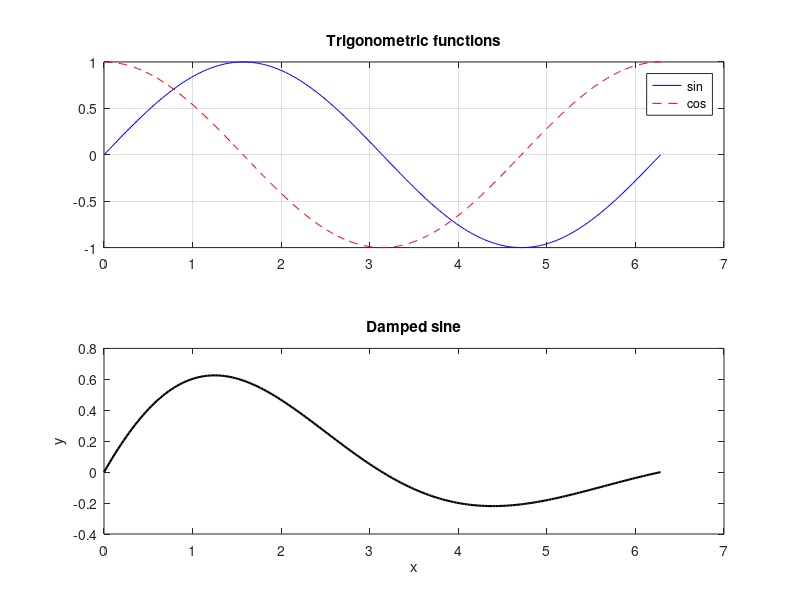

Here is the MATLAB script that generated this plot:
% plotting.m
% Two-panel figure saved to PNG, plus a few numeric summaries.
% Written from scratch for the matlab-to-python-agent demo (public, no client data).

x  = linspace(0, 2*pi, 200);
y1 = sin(x);
y2 = cos(x);
y3 = sin(x) .* exp(-x/3);

fig = figure('Visible', 'off');
subplot(2, 1, 1);
plot(x, y1, 'b-', x, y2, 'r--');
legend('sin', 'cos');
title('Trigonometric functions');
grid on;

subplot(2, 1, 2);
plot(x, y3, 'k', 'LineWidth', 1.5);
xlabel('x'); ylabel('y');
title('Damped sine');

saveas(fig, 'plotting_output.png');

area_y3      = trapz(x, y3);
[ymax, imax] = max(y3);
x_at_max     = x(imax);
zero_cross   = sum(abs(diff(sign(y2))) > 0);
